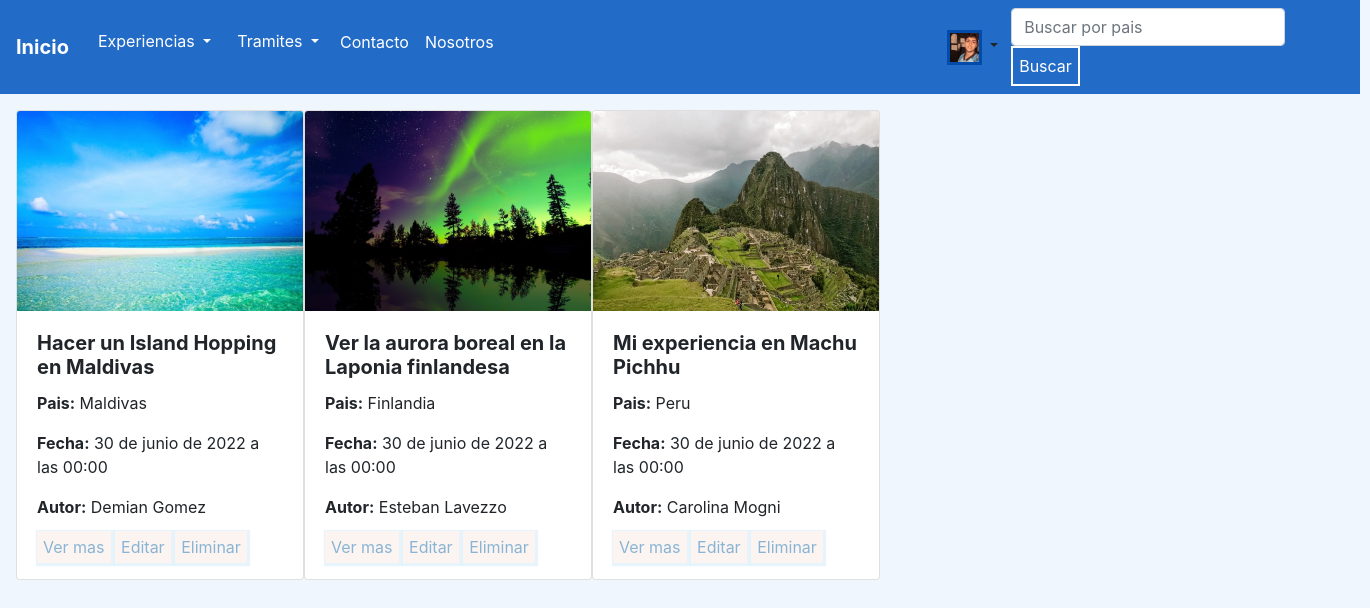
The page /ver-experiencias/ (signed in) on the database its author committed.
### cuenta/models.py (models this page shows)
class User(AbstractUser):
    descripcion = models.CharField(max_length=100)
    telefono = models.IntegerField(null = Value)
    redes_sociales = models.CharField(max_length=100, null = Value)
    image = models.ImageField(upload_to = 'imagenes_User/', blank=True, null=True )

### experiencias/models.py (models this page shows, shortened)
class Experiencias (models.Model):
    titulo = models.CharField(max_length=100)
    pais = models.CharField(max_length=50)
    fecha = models.DateTimeField(null=True)
    autor = models.CharField(max_length=50)
    cuerpo = models.TextField(max_length=10000)
    image = models.ImageField(upload_to = 'imagenes_experiencias/', blank=True, null=True)
    is_active = models.BooleanField(default=True)
    class Meta:
        verbose_name = 'Experiencias'
        verbose_name_plural = 'Experiencias'

### experiencias/views.py (the view)
# urls.py: path('ver-experiencias/', ver_experiencias, name = 'ver-experiencias'),
def ver_experiencias(request):
    experiencias = Experiencias.objects.all()
    context = {'experiencias':experiencias}
    return render(request, 'experiencias/ver_experiencias.html', context=context)

### templates/experiencias/ver_experiencias.html (shortened to what this page needs)
{% extends 'base.html' %}
{% block contenido %}
<div class="d-flex " style="margin-top:1rem; margin-left: 1rem; ">
    {% for experiencia  in  experiencias %}
    <div class="card " style="width: 18rem;">
        {% if experiencia.image %}
           <img src="{{experiencia.image.url}}" style="min-width: 250px; min-height:200px;max-width: 2000px; max-height:200px;" class="card-img-top" >
        {% endif %}
        <div class="card-body">
            <h5 class="card-title"><b>{{experiencia.titulo}}</b></h5>
            <p class="card-text"><b>Pais:</b> {{experiencia.pais}}</p>
            <p class="card-text"><b>Fecha:</b> {{experiencia.fecha}}</p>
            <p class="card-text"><b>Autor:</b> {{experiencia.autor}}</p>
            <a href="/detalle-experiencia/{{experiencia.id}}/" class="Boton">Ver mas</a>
        {% if request.user.is_authenticated and request.user.is_superuser %}
            <a href="/actualizar-experiencias/{{experiencia.id}}/" class="Boton">Editar</a>
            <a href="/borrar-experiencias/{{experiencia.id}}/" class="Boton">Eliminar</a>
        {% endif %}
        </div>
    </div>
    {% endfor %}
</div>
{% endblock %}

### templates/base.html (shortened to what this page needs)
<!DOCTYPE html>
<html lang="en">
<head>
    {% load static %}
    <link rel="stylesheet" href="https://cdn.jsdelivr.net/npm/bootstrap@4.6.1/dist/css/bootstrap.min.css"
>
        <link rel="stylesheet"  href="{% static 'blog_viaje-GomezMogniLavezzo/styles.css' %}" type="text/css">
</head>
<header>
    <nav class="navbar navbar-expand-lg navbar "  >
        <a class="navbar-brand text-white" href="/"><b>Inicio </b></a>
        <div class="collapse navbar-collapse" id="navbarSupportedContent">
            <ul class="navbar-nav mr-auto">
                <li class="nav-item" >
                    <div class="btn-group"  >
                        <button type="button" class="btn dropdown-toggle text-white " data-toggle="dropdown" aria-expanded="false" >
                            Experiencias
                        </button>
                </li>
                <li class="nav-item" >
                    <div class="btn-group"  >
                        <button type="button" class="btn dropdown-toggle text-white " data-toggle="dropdown" aria-expanded="false" >
                            Tramites
                        </button>
                </li>
                <li class="nav-item">
                    <a class="nav-link text-white" href="/contacto/">Contacto</a>
                </li>
                <li class="nav-item" >
                    <a class="nav-link text-white" href="/nosotros/">Nosotros</a>
                </li>
                {% if user.is_authenticated %}
                    <div class="btn-group" style="margin-left:27rem ;">
                        <button type="button" class="btn  dropdown-toggle" data-toggle="dropdown" aria-expanded="false" >
                            {% if user.image %}
                               <img src="{{user.image.url}}" width="35px" height="35px" style=" margin-top:2.5%;border-style: solid; border-color: rgb(1, 75, 173);  ">
                            {% else %}
                               <img src="\media\imagenes_User\usuariodefault.jpg" width="35px" height="35px" style=" margin-top:2.5%;border-style: solid; border-color: rgb(1, 75, 173);  ">
                            {% endif %}
                        </button>
                {% endif %}
            </ul>
            <form class="form-inline my-2 my-lg-0" action ="/search_experiencias_view/" method = "GET" style="margin-right: 4%;">
                <input  class="form-control mr-sm-2" type="text" placeholder="Buscar por pais" aria-label="Search" name = 'search'>
                <button class="BotonBuscador " type="submit">Buscar</button>
            </form>
        </div>
    </nav>
</header>
<body >
{% block contenido %}
{% endblock %}
</body>
</html>

### static/blog_viaje-GomezMogniLavezzo/styles.css (style rules this page uses)
html { height: 100%; }
body { background-color: rgb(239, 246, 253); max-width: 1360px; position: absolute; }
header { width: 1360px; background-color: rgb(34, 108, 200); height: 10%; max-height: 10%; display: block; }
.Boton { padding: 6px ; background-color: rgba(252, 244, 241, 0.949); box-shadow: 1px 1px 1px 2px rgba(34, 144, 222, 0.1); color: rgb(136, 181, 213); border-style: initial; border-color: rgba(104, 104, 104, 0.949); text-decoration: solid; }
.BotonBuscador { padding: 6px ; background-color: rgb(34, 108, 200); color: rgb(255, 255, 255); border-color:rgb(255, 255, 255); border-style:solid; }

### rows shown on the page
User: image (picture)
Experiencias: image (picture), titulo "Hacer un Island Hopping en Maldivas", pais "Maldivas", fecha "30 de junio de 2022 a las 00:00", autor "Demian Gomez"
Experiencias: image (picture), titulo "Ver la aurora boreal en la Laponia finlandesa", pais "Finlandia", fecha "30 de junio de 2022 a las 00:00", autor "Esteban Lavezzo"
Experiencias: image (picture), titulo "Mi experiencia en Machu Pichhu", pais "Peru", fecha "30 de junio de 2022 a las 00:00", autor "Carolina Mogni"
